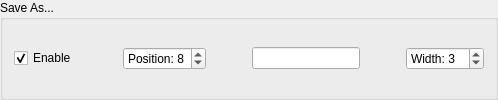
             <widget class="QGroupBox" name="groupButtonSaveAs">
              <property name="toolTip">
               <string>Save file with specified path</string>
              </property>
              <property name="title">
               <string>Save As...</string>
              </property>
              <layout class="QHBoxLayout" name="horizontalLayout_6">
               <item>
                <widget class="QCheckBox" name="checkButtonSaveAs">
                 <property name="sizePolicy">
                  <sizepolicy hsizetype="Maximum" vsizetype="Fixed">
                   <horstretch>0</horstretch>
                   <verstretch>0</verstretch>
                  </sizepolicy>
                 </property>
                 <property name="toolTip">
                  <string>Partial checks are stored in collapsable drawer</string>
                 </property>
                 <property name="text">
                  <string>Enable</string>
                 </property>
                 <property name="checked">
                  <bool>true</bool>
                 </property>
                 <property name="tristate">
                  <bool>true</bool>
                 </property>
                </widget>
               </item>
               <item>
                <spacer name="horizontalSpacer_5">
                 <property name="orientation">
                  <enum>Qt::Orientation::Horizontal</enum>
                 </property>
                 <property name="sizeHint" stdset="0">
                  <size>
                   <width>40</width>
                   <height>20</height>
                  </size>
                 </property>
                </spacer>
               </item>
               <item>
                <widget class="QSpinBox" name="spinButtonSaveAsPosition">
                 <property name="sizePolicy">
                  <sizepolicy hsizetype="Preferred" vsizetype="Fixed">
                   <horstretch>0</horstretch>
                   <verstretch>0</verstretch>
                  </sizepolicy>
                 </property>
                 <property name="toolTip">
                  <string>Ascending from left to right</string>
                 </property>
                 <property name="correctionMode">
                  <enum>QAbstractSpinBox::CorrectionMode::CorrectToNearestValue</enum>
                 </property>
                 <property name="suffix">
                  <string/>
                 </property>
                 <property name="prefix">
                  <string>Position: </string>
                 </property>
                 <property name="maximum">
                  <number>9</number>
                 </property>
                 <property name="value">
                  <number>8</number>
                 </property>
                </widget>
               </item>
               <item>
                <spacer name="horizontalSpacer_14">
                 <property name="orientation">
                  <enum>Qt::Orientation::Horizontal</enum>
                 </property>
                 <property name="sizeHint" stdset="0">
                  <size>
                   <width>40</width>
                   <height>20</height>
                  </size>
                 </property>
                </spacer>
               </item>
               <item>
                <widget class="QLineEdit" name="lineButtonSaveAs">
                 <property name="sizePolicy">
                  <sizepolicy hsizetype="Preferred" vsizetype="Fixed">
                   <horstretch>0</horstretch>
                   <verstretch>0</verstretch>
                  </sizepolicy>
                 </property>
                 <property name="toolTip">
                  <string>Button display text</string>
                 </property>
                 <property name="text">
                  <string/>
                 </property>
                 <property name="cursorPosition">
                  <number>0</number>
                 </property>
                </widget>
               </item>
               <item>
                <spacer name="horizontalSpacer_24">
                 <property name="orientation">
                  <enum>Qt::Orientation::Horizontal</enum>
                 </property>
                 <property name="sizeHint" stdset="0">
                  <size>
                   <width>40</width>
                   <height>20</height>
                  </size>
                 </property>
                </spacer>
               </item>
               <item>
                <widget class="QSpinBox" name="spinButtonSaveAsWidth">
                 <property name="toolTip">
                  <string>Smaller numbers make for smaller buttons</string>
                 </property>
                 <property name="prefix">
                  <string>Width: </string>
                 </property>
                 <property name="minimum">
                  <number>1</number>
                 </property>
                 <property name="maximum">
                  <number>10</number>
                 </property>
                 <property name="value">
                  <number>3</number>
                 </property>
                </widget>
               </item>
              </layout>
             </widget>
